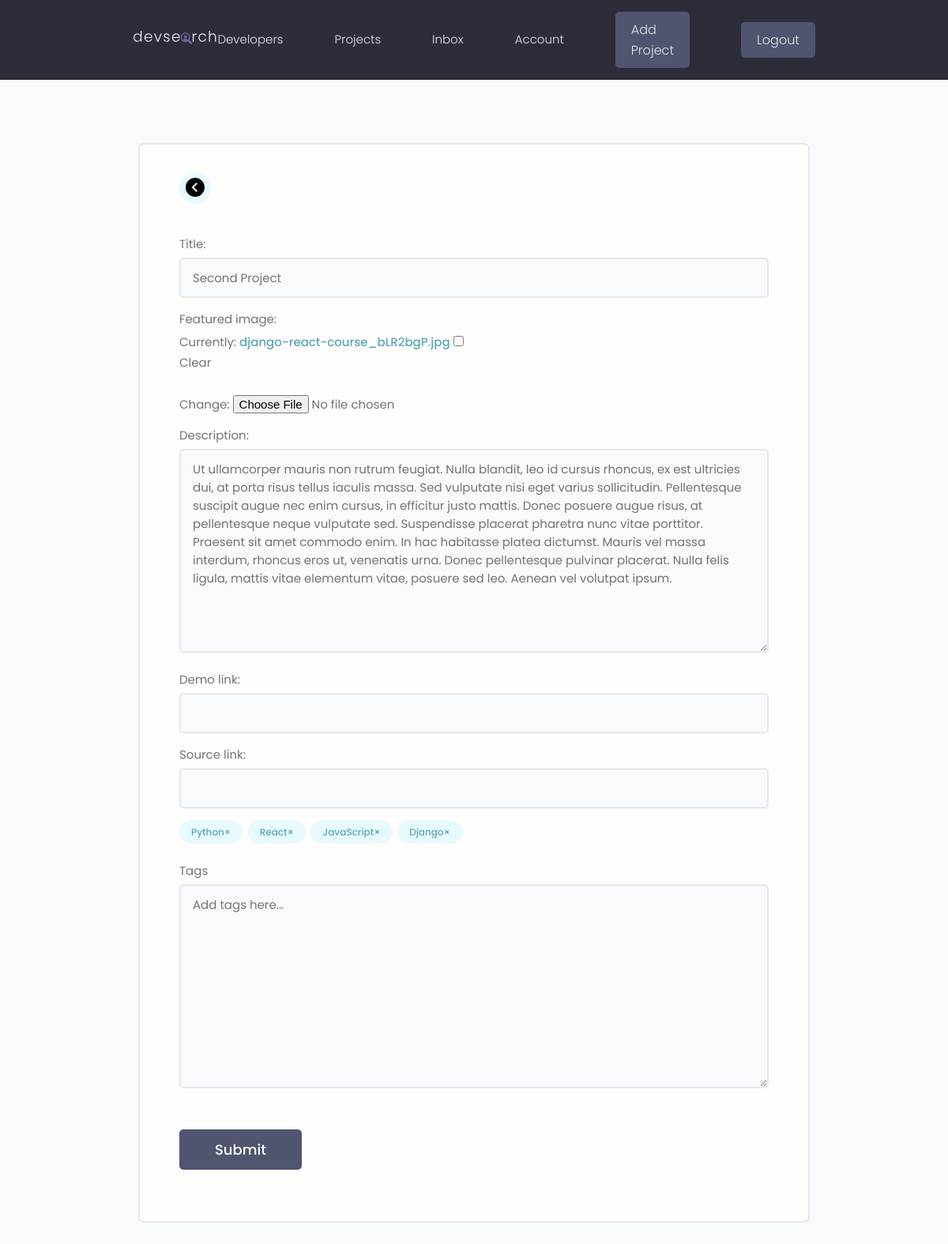
Page /projects/update-project/b75411d8-ea9c-4e98-9096-9b1e4987d294 (signed in) on the committed database.
### projects/models.py (models this page shows, shortened)
class Project(models.Model):
    owner = models.ForeignKey(
        Profile, null=True, blank=True, on_delete=models.SET_NULL)
    title = models.CharField(max_length=200)
    description = models.TextField(null=True, blank=True)
    featured_image = models.ImageField(
        null=True, blank=True, default="default.jpg")
    demo_link = models.CharField(max_length=2000, null=True, blank=True)
    source_link = models.CharField(max_length=2000, null=True, blank=True)
    tags = models.ManyToManyField('Tag', blank=True)
    vote_total = models.IntegerField(default=0, null=True, blank=True)
    vote_ratio = models.IntegerField(default=0, null=True, blank=True)
    created = models.DateTimeField(auto_now_add=True)
    id = models.UUIDField(default=uuid.uuid4, unique=True,
                          primary_key=True, editable=False)
    class Meta:
        ordering = ['-vote_ratio', '-vote_total']

class Tag(models.Model):
    name = models.CharField(max_length=200)
    created = models.DateTimeField(auto_now_add=True)
    id = models.UUIDField(default=uuid.uuid4, unique=True,
                          primary_key=True, editable=False)

### projects/views.py (the view, shortened to what this page needs)
# urls.py: path("update-project/<str:pk>", views.updateProject, name="update-project"),
@login_required(login_url="login")
def updateProject(request, pk):
    profile = request.user.profile
    project = profile.project_set.get(id=pk)
    form = ProjectForm(instance=project)
    context = {'form': form, 'project': project}
    return render(request, "projects/project_form.html", context)

### projects/forms.py
class ProjectForm(ModelForm):
    class Meta:
        model = Project
        fields = ['title', 'featured_image', 'description',
                  'demo_link', 'source_link']
        widgets = {
            'tags': forms.CheckboxSelectMultiple(),
        }
    def __init__(self, *args, **kwargs):
        super(ProjectForm, self).__init__(*args, **kwargs)
        for name, field in self.fields.items():
            field.widget.attrs.update({'class': 'input'})

### projects/templates/projects/project_form.html (shortened to what this page needs)
{% extends 'main.html' %}
{% block content %}
<main class="formPage my-xl">
   <div class="content-box">
      <div class="formWrapper">
         <a class="backButton" href="{{request.GET.next}}/">
            <svg xmlns="http://www.w3.org/2000/svg" width="24" height="24" viewBox="0 0 24 24">
               <path
                  d="M0 12c0 6.627 5.373 12 12 12s12-5.373 12-12-5.373-12-12-12-12 5.373-12 12zm7.58 0l5.988-5.995 1.414 1.416-4.574 4.579 4.574 4.59-1.414 1.416-5.988-6.006z" />
            </svg>
         </a>
         <br>
         <form action="" class="form" method="POST" enctype="multipart/form-data">
            {% for field in form %}
            <div class="form__field">
               <label for="formInput#text">{{field.label}}: </label>
               {{field}}
            </div>
            {% endfor %}
            <div class="form__field">
               {% for tag in project.tags.all %}
               <div class="project-tag tag tag--pill tag--main" data-tag="{{tag.id}}" data-project="{{project.id}}">
                  {{tag.name}}&#215;
               </div>
               {% endfor %}
            </div>
            <div class="form__field">
               <label for="formInput#text">Tags</label>
               <textarea name="newtags" id="" class="input" placeholder="Add tags here..." cols="30"
                  rows="10"></textarea>
            </div>
            <input class="btn btn--sub btn--lg  my-md" type="submit" value="Submit" />
         </form>
      </div>
   </div>
</main>
{% endblock content %}

### static/style/app.css (style rules this page uses)
:root { --color-sub: #2d2d39; }
.btn--sub { background-color: var(--color-sub-light); }
.content-box { width: 95%; max-width: 85rem; margin: 0 auto; }
.backButton { background: var(--color-main-light); color: var(--color-main); width: 4rem; height: 4rem; display: flex; align-items: center; justify-content: center; border-radius: 50%; }
.formPage .formWrapper { list-style: none; background: var(--color-white); padding: 3.5rem 5rem; border: 2px solid var(--color-light); border-radius: 0.7rem; }

### frontend/main.css (style rules this page uses)
body { background-color: #f8fafb; margin: 0; }

### static/uikit/styles/modules/_variables.css (style rules this page uses)
:root { --color-main: #5aa5b9; --color-main-light: #e6faff; --color-sub: #3f4156; --color-sub-light: #51546e; --color-sub-lighter: #ededfd; --color-text: #737373; --color-gray: #8b8b8b; --color-light: #e5e7eb; --color-light-gray: #767676; --color-bg: #f8fafd; --color-white: #fffefd; --color-white-light: #f3f3f3; --color-success: #359e64; --color-success-bg: #def8e8; --color-error: #fc4b0b; --color-error-bg: #fff2ee; --font-base: 'Poppins', arial, helvetica, 'Segoe UI', roboto, ubuntu, sans-serif; --font-monospace: 'Fira Code', 'Courier New', courier, monospace; --font-regular: 300; --font-medium: 500; --font-bold: 700; --generic-shadow: 1px 1px 5px #00000010; --generic-transition: all 0.3s ease-in-out; }

### static/uikit/styles/modules/_base.css (style rules this page uses)
* { margin: 0; padding: 0; box-sizing: border-box; text-rendering: optimizeLegibility; color: inherit; font-size: inherit; }
html { font-size: 50%; }
@media only screen and (min-width: 480px) { html { font-size: 56.25%; } }
@media only screen and (min-width: 1200px) { html { font-size: 62.5%; } }
body { line-height: 1.6; font-weight: 400; font-size: 1.5rem; color: var(--color-text); background-color: var(--color-bg); min-height: 100vh; }

### static/uikit/styles/modules/_typography.css (style rules this page uses)
* { font-family: var(--font-base); }
a { padding-bottom: 2px; text-decoration: none; display: inline-block; color: var(--color-main); font-weight: var(--font-medium); }

### static/uikit/styles/modules/_utilities.css (style rules this page uses)
.my-md { margin: 3rem auto; }
.my-xl { margin: 8rem auto; }

### static/uikit/styles/modules/_button.css (style rules this page uses)
.btn { display: inline-block; position: relative; cursor: pointer; background-color: var(--color-light); font-weight: var(--font-medium); color: var(--color-sub); text-decoration: none; padding: 1rem 2rem; border-radius: 0.5rem; border: none; width: -webkit-fit-content; width: -moz-fit-content; width: fit-content; height: -webkit-fit-content; height: -moz-fit-content; height: fit-content; font-size: 1.6rem; outline-width: 0; outline-color: transparent; -webkit-backface-visibility: hidden; backface-visibility: hidden; transition: all 0.3s ease-in-out; }
.btn--sub { background-color: var(--color-sub); color: var(--color-white); }
.btn--lg { font-size: 1.8rem; padding: 1.2rem 4.5rem; }

### static/uikit/styles/modules/_form.css (style rules this page uses)
.form { display: block; }
.form__field { margin-top: 1.5rem; margin-bottom: 1.5rem; }
.form__label, .form__field > label { display: block; margin-bottom: 0.5rem; color: var(--color-text); }
input.input[type='text'], input.input[type='email'], input.input[type='password'], input.input[type='number'], select.input, textarea.input { min-width: 24rem; width: 100%; padding: 1.2rem 1.5rem; border-radius: 0.5rem; border: 2px solid var(--color-light); transition: all 0.3s ease-in-out; background-color: var(--color-bg); }

### static/uikit/styles/modules/_tag.css (style rules this page uses)
.tag { display: inline-flex; align-items: center; background-color: var(--color-sub); height: -webkit-fit-content; height: -moz-fit-content; height: fit-content; width: -webkit-fit-content; width: -moz-fit-content; width: fit-content; border-radius: 0.5rem; padding: 0.5rem 1.5rem; font-size: 1.2rem; cursor: pointer; }
.tag:not(:last-child) { margin-right: 0.25rem; margin-bottom: 0.75rem; }
.tag--pill { border-radius: 5rem; }
.tag--main, .tag--main > small { background: var(--color-main-light); color: var(--color-main); font-weight: 500; }

### rows in the picture
Project: form "Second Project" "Ut ullamcorper mauris non rutrum feugiat. Nulla blandit, leo id cursus rhoncus, ex est ultricies dui, at porta risus tellus iaculis massa. Sed vulputate nisi eget varius sollicitudin. Pellentesque suscipit augue nec enim cursus, in efficitur justo mattis. Donec posuere augue risus, at pellentesque neque vulputate sed. Suspendisse placerat pharetra nunc vitae porttitor. Praesent sit amet commodo enim. In hac habitasse platea dictumst. Mauris vel massa interdum, rhoncus eros ut, venenatis urna. Donec pellentesque pulvinar placerat. Nulla felis ligula, mattis vitae elementum vitae, posuere sed leo. Aenean vel volutpat ipsum."
Tag: name "Python"
Tag: name "React"
Tag: name "JavaScript"
Tag: name "Django"

### other values in the picture
{{ field.label }} "Title" "Featured image" "Description" "Demo link" "Source link"
